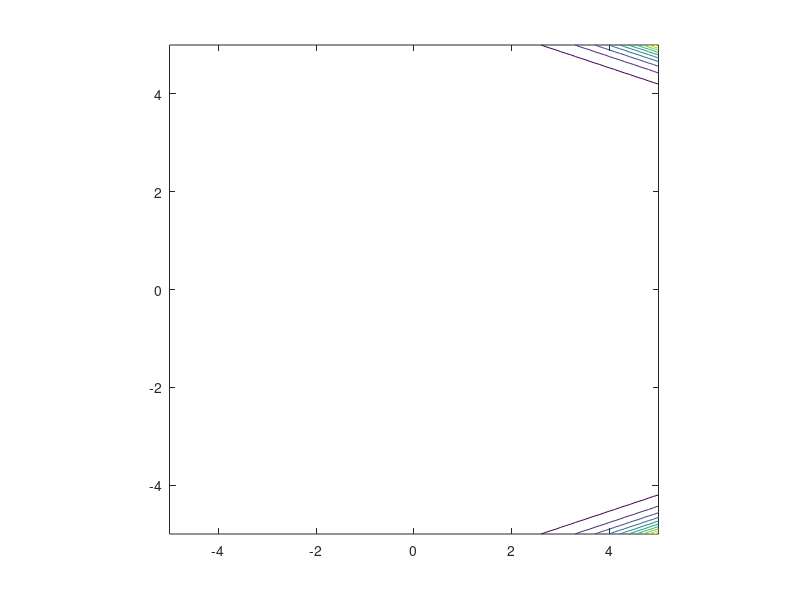

Write MATLAB code to recreate this figure. (Note: this script raises an error after producing the figure.)
clear all
clc

% define starting point
 x0 = randn(2,1);
%x0=[-2;-1];
% termination tolerance
tol = 1e-6;

% maximum number of allowed iterations
maxiter = 1000;

% minimum allowed perturbation
dxmin = 1e-6;

% step size 
alpha = 0.1;
beta=0.7;
% initialize gradient norm, optimization vector, iteration counter, perturbation
landa = inf;
x = x0;
niter = 0;
dx = inf;

% define the objective function:
f=@(x1,x2) exp(x1+3*x2-0.1)+exp(x1-3*x2-0.1)+exp(-x1-0.1);

% redefine objective function syntax for use with optimization:
f2 = @(x) f(x(1),x(2));

% plot objective function contours for visualization for 2D:
% figure(1); clf; fcontour(f,[-5 5;-5 5]); axis equal; hold on

[X,Y]=meshgrid(-5:0.1:5,-5:0.1:5);
Z=exp(X+3.*Y-0.1)+exp(X-3.*Y-0.1)+exp(-X-0.1);
figure(1); clf; contour(X,Y,Z); axis equal; hold on

% gradient descent algorithm:
while and((landa/2)>=tol,(niter <= maxiter))%, dx >= dxmin
    
    % calculate gradient:
    g = grad(x(1),x(2));
    % calculate hessian 
    h=Hessian(x(1),x(2));
    landa = g'*inv(h)*g;
    % direction value
    d=-inv(h)*g;
    % take step:
    t=backtrack_linesearch(f2,d,x,beta,alpha);
    xnew = x + t*d;

    % check step
    if ~isfinite(xnew)
        display(['Number of iterations: ' num2str(niter)])
        error('x is inf or NaN')
    end
    
    % plot current point for 2D
    plot([x(1) xnew(1)],[x(2) xnew(2)],'ko-')
    refresh

    % update termination metrics
    niter = niter + 1;

    % calculate error
    xx=[-0.3465;1.612e-07];
    p_star=feval(f2,xx);
    fiter=f2(x);  
    error(niter)=fiter-p_star;

    % dx = norm(xnew-x);
    x = xnew;
    
end
xopt = x;
fopt = f2(xopt);
niter = niter - 1;
figure(2)
%%
loglog(error,'ko-')
ylabel('f(x)-p')
xlabel('k')
title('x1=-0.0117,x2=-.79')